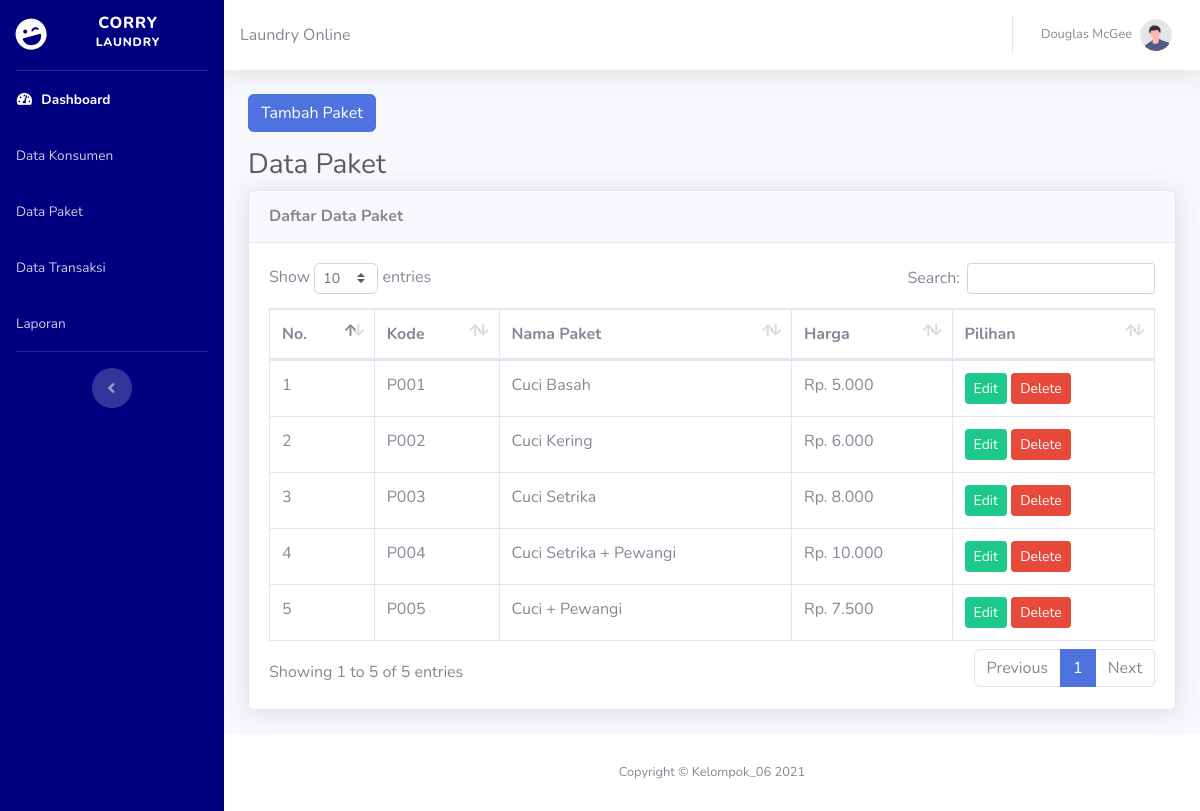
The app's page /index.php/cpanel/paket with its own data.
### tables this page shows
CREATE TABLE `paket` (
  `kode_paket` varchar(10) NOT NULL,
  `nama_paket` varchar(50) NOT NULL,
  `harga_paket` varchar(20) NOT NULL
);

### application/controllers/cpanel/paket.php (called while the page is built, shortened)
<?php
class Paket extends CI_Controller {
	public function __construct()
	{
		$this->load->model('m_paket');
	}
	public function index()
	{
		$isi['content']		= 'backend/paket/v_paket';
		$isi['judul']		= 'Data Paket';
		$isi['data']		= $this->db->get('paket')->result();
		$this->load->view('backend/dashboard', $isi);
	}
}

### index.php (called while the page is built, shortened)
<?php
require_once BASEPATH.'core/CodeIgniter.php';

### application/views/backend/paket/v_paket.php (the view, shortened to what this page needs)
<div class="container-fluid">
	<div class="row">
		<div class="col-md-12 mb-md-3">
			<a href="<?= base_url()?>cpanel/paket/tambah_paket" class="btn btn-primary">Tambah Paket</a>
		</div>
	</div>
	<h1 class="h3 mb-2 text-gray-800"><?= $judul;?></h1>
	<div class="card shadow mb-4">
		<div class="card-header py-3">
			<h6 class="m-0 font-weight-bold">Daftar <?= $judul;?></h6>
		</div>
		<div class="card-body">
			<div class="table-responsive">
				<table class="table table-bordered" id="dataTable" width="100%" cellspacing="0">
					<thead>
						<tr>
							<th>No.</th>
							<th>Kode</th>
							<th>Nama Paket</th>
							<th>Harga</th>
							<th>Pilihan</th>
						</tr>
					</thead>
					<tbody>
						<?php
							$no = 1;
							foreach ($data as $row) {?>
								<tr>
									<td><?= $no++;?></td>
									<td><?= $row->kode_paket;?></td>
									<td><?= $row->nama_paket;?></td>
									<td>Rp. <?= number_format($row->harga_paket,0,'.','.');?></td>
									<td>
										<a href="<?= base_url()?>cpanel/paket/edit/<?= $row->kode_paket;?>" class="btn btn-sm btn-success">Edit</a>
										<a href="<?= base_url()?>cpanel/paket/delete/<?= $row->kode_paket;?>" class="btn btn-sm btn-danger" onclick="return confirm('Yakin Mau Menghapus ??');">Delete</a>
									</td>
								</tr>
							<?php }
						?>
					</tbody>
				</table>
			</div>
		</div>
	</div>
</div>

### records on screen
paket: kode_paket "P001", nama_paket "Cuci Basah", harga_paket "5.000"
paket: kode_paket "P002", nama_paket "Cuci Kering", harga_paket "6.000"
paket: kode_paket "P003", nama_paket "Cuci Setrika", harga_paket "8.000"
paket: kode_paket "P004", nama_paket "Cuci Setrika + Pewangi", harga_paket "10.000"
paket: kode_paket "P005", nama_paket "Cuci + Pewangi", harga_paket "7.500"

### other values on screen
$judul "Data Paket"
